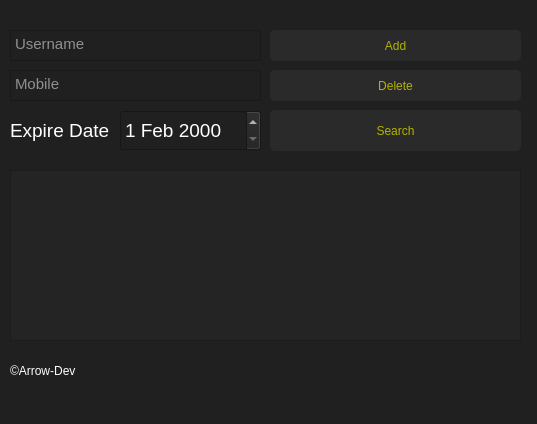
<?xml version="1.0" encoding="UTF-8"?>
<ui version="4.0">
 <class>MainWindow</class>
 <widget class="QMainWindow" name="MainWindow">
  <property name="geometry">
   <rect>
    <x>0</x>
    <y>0</y>
    <width>537</width>
    <height>424</height>
   </rect>
  </property>
  <property name="sizePolicy">
   <sizepolicy hsizetype="Fixed" vsizetype="Fixed">
    <horstretch>0</horstretch>
    <verstretch>0</verstretch>
   </sizepolicy>
  </property>
  <property name="windowTitle">
   <string>Gym Manage</string>
  </property>
  <property name="windowIcon">
   <iconset>
    <normalon>icon.png</normalon>
   </iconset>
  </property>
  <property name="styleSheet">
   <string notr="true">background-color:rgb(32, 32, 32);</string>
  </property>
  <widget class="QWidget" name="centralwidget">
   <widget class="QTreeView" name="tree">
    <property name="geometry">
     <rect>
      <x>10</x>
      <y>170</y>
      <width>511</width>
      <height>171</height>
     </rect>
    </property>
    <property name="sizePolicy">
     <sizepolicy hsizetype="Fixed" vsizetype="Fixed">
      <horstretch>0</horstretch>
      <verstretch>0</verstretch>
     </sizepolicy>
    </property>
    <property name="styleSheet">
     <string notr="true">background-color:rgb(36, 36, 36);
font: 12pt &quot;Nirmala UI&quot;;
color:rgb(179, 179, 0);</string>
    </property>
    <property name="sizeAdjustPolicy">
     <enum>QAbstractScrollArea::AdjustToContents</enum>
    </property>
   </widget>
   <widget class="QTextEdit" name="username">
    <property name="geometry">
     <rect>
      <x>10</x>
      <y>30</y>
      <width>251</width>
      <height>31</height>
     </rect>
    </property>
    <property name="sizePolicy">
     <sizepolicy hsizetype="Fixed" vsizetype="Fixed">
      <horstretch>0</horstretch>
      <verstretch>0</verstretch>
     </sizepolicy>
    </property>
    <property name="font">
     <font>
      <pointsize>11</pointsize>
     </font>
    </property>
    <property name="styleSheet">
     <string notr="true">color:white;</string>
    </property>
    <property name="placeholderText">
     <string>Username</string>
    </property>
   </widget>
   <widget class="QPushButton" name="add">
    <property name="enabled">
     <bool>false</bool>
    </property>
    <property name="geometry">
     <rect>
      <x>270</x>
      <y>30</y>
      <width>251</width>
      <height>31</height>
     </rect>
    </property>
    <property name="sizePolicy">
     <sizepolicy hsizetype="Fixed" vsizetype="Fixed">
      <horstretch>0</horstretch>
      <verstretch>0</verstretch>
     </sizepolicy>
    </property>
    <property name="cursor">
     <cursorShape>PointingHandCursor</cursorShape>
    </property>
    <property name="styleSheet">
     <string notr="true">background-color:rgb(42, 42, 42);
border-radius:5px;
font: 12pt &quot;MS Shell Dlg 2&quot;;
color:rgb(179, 179, 0);</string>
    </property>
    <property name="text">
     <string>Add</string>
    </property>
    <property name="flat">
     <bool>false</bool>
    </property>
   </widget>
   <widget class="QPushButton" name="remove">
    <property name="enabled">
     <bool>true</bool>
    </property>
    <property name="geometry">
     <rect>
      <x>270</x>
      <y>70</y>
      <width>251</width>
      <height>31</height>
     </rect>
    </property>
    <property name="sizePolicy">
     <sizepolicy hsizetype="Fixed" vsizetype="Fixed">
      <horstretch>0</horstretch>
      <verstretch>0</verstretch>
     </sizepolicy>
    </property>
    <property name="cursor">
     <cursorShape>PointingHandCursor</cursorShape>
    </property>
    <property name="styleSheet">
     <string notr="true">background-color:rgb(42, 42, 42);
border-radius:5px;
font: 12pt &quot;MS Shell Dlg 2&quot;;
color:rgb(179, 179, 0);</string>
    </property>
    <property name="text">
     <string>Delete</string>
    </property>
    <property name="flat">
     <bool>false</bool>
    </property>
   </widget>
   <widget class="QPushButton" name="search">
    <property name="enabled">
     <bool>false</bool>
    </property>
    <property name="geometry">
     <rect>
      <x>270</x>
      <y>110</y>
      <width>251</width>
      <height>41</height>
     </rect>
    </property>
    <property name="sizePolicy">
     <sizepolicy hsizetype="Fixed" vsizetype="Fixed">
      <horstretch>0</horstretch>
      <verstretch>0</verstretch>
     </sizepolicy>
    </property>
    <property name="cursor">
     <cursorShape>PointingHandCursor</cursorShape>
    </property>
    <property name="styleSheet">
     <string notr="true">background-color:rgb(42, 42, 42);
border-radius:5px;
font: 12pt &quot;MS Shell Dlg 2&quot;;
color:rgb(179, 179, 0);</string>
    </property>
    <property name="text">
     <string>Search</string>
    </property>
    <property name="flat">
     <bool>false</bool>
    </property>
   </widget>
   <widget class="QDateEdit" name="date">
    <property name="geometry">
     <rect>
      <x>120</x>
      <y>110</y>
      <width>141</width>
      <height>41</height>
     </rect>
    </property>
    <property name="font">
     <font>
      <pointsize>14</pointsize>
     </font>
    </property>
    <property name="styleSheet">
     <string notr="true">color:white;</string>
    </property>
    <property name="date">
     <date>
      <year>2000</year>
      <month>2</month>
      <day>1</day>
     </date>
    </property>
   </widget>
   <widget class="QTextEdit" name="mobile">
    <property name="geometry">
     <rect>
      <x>10</x>
      <y>70</y>
      <width>251</width>
      <height>31</height>
     </rect>
    </property>
    <property name="sizePolicy">
     <sizepolicy hsizetype="Fixed" vsizetype="Fixed">
      <horstretch>0</horstretch>
      <verstretch>0</verstretch>
     </sizepolicy>
    </property>
    <property name="font">
     <font>
      <pointsize>11</pointsize>
     </font>
    </property>
    <property name="styleSheet">
     <string notr="true">color:white;</string>
    </property>
    <property name="placeholderText">
     <string>Mobile</string>
    </property>
   </widget>
   <widget class="QLabel" name="label_2">
    <property name="geometry">
     <rect>
      <x>10</x>
      <y>110</y>
      <width>121</width>
      <height>41</height>
     </rect>
    </property>
    <property name="font">
     <font>
      <pointsize>14</pointsize>
     </font>
    </property>
    <property name="styleSheet">
     <string notr="true">color:white;</string>
    </property>
    <property name="text">
     <string>Expire Date</string>
    </property>
   </widget>
   <widget class="QLabel" name="label_3">
    <property name="geometry">
     <rect>
      <x>10</x>
      <y>360</y>
      <width>521</width>
      <height>21</height>
     </rect>
    </property>
    <property name="styleSheet">
     <string notr="true">color:white;
font: 14pt &quot;Poppins&quot;;</string>
    </property>
    <property name="text">
     <string>©️Arrow-Dev</string>
    </property>
   </widget>
   <zorder>label_2</zorder>
   <zorder>tree</zorder>
   <zorder>username</zorder>
   <zorder>add</zorder>
   <zorder>remove</zorder>
   <zorder>search</zorder>
   <zorder>date</zorder>
   <zorder>mobile</zorder>
   <zorder>label_3</zorder>
  </widget>
  <widget class="QMenuBar" name="menubar">
   <property name="geometry">
    <rect>
     <x>0</x>
     <y>0</y>
     <width>537</width>
     <height>21</height>
    </rect>
   </property>
  </widget>
  <widget class="QStatusBar" name="statusbar"/>
 </widget>
 <resources/>
 <connections/>
</ui>
